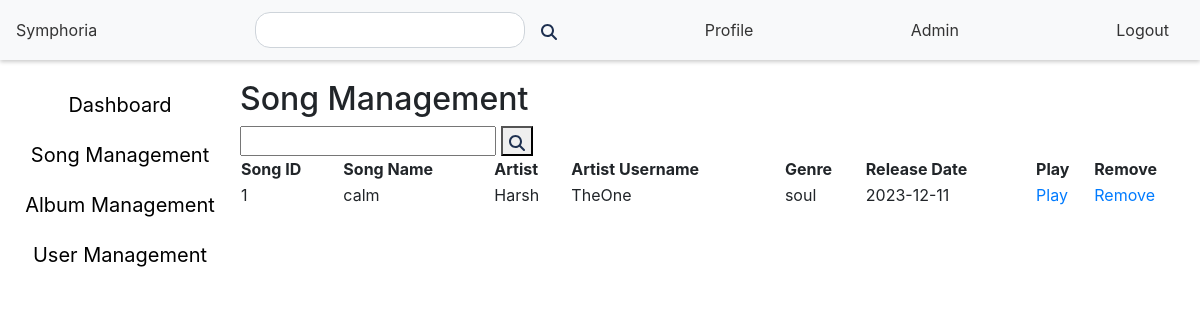
The app's page /admin/song_management (signed in), older data.
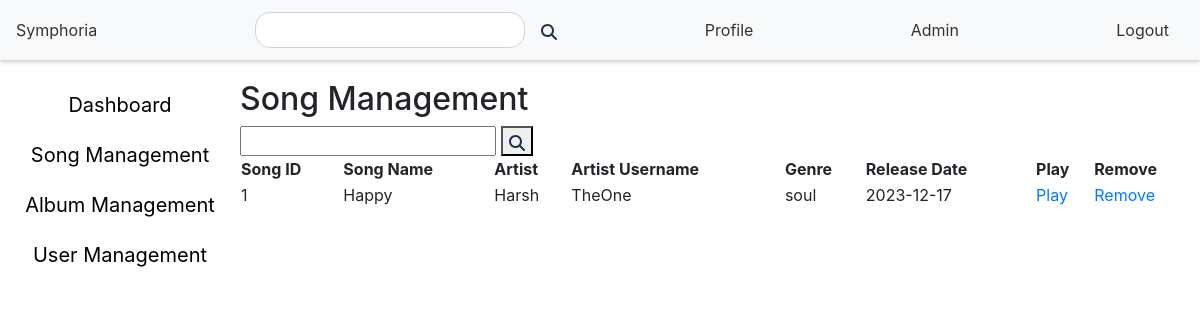
The same page, newer data.
### models.py (models this page shows, shortened)
class Song(db.Model):
    id = db.Column(db.Integer, primary_key=True)
    name = db.Column(db.String(255), nullable=False)
    lyrics = db.Column(db.Text)
    release_date = db.Column(db.Date)
    genre = db.Column(db.String(64))
    flag = db.Column(db.Boolean, default=False)
    thumbnail = db.Column(db.String(255), nullable=False, unique=True)
    music_src = db.Column(db.String(255), nullable=False, unique=True)
    artist_id = db.Column(db.Integer, db.ForeignKey('user.id'), nullable=False)

class User(db.Model):
    id = db.Column(db.Integer, primary_key=True)
    username = db.Column(db.String(32), unique=True, nullable=False)
    passhash = db.Column(db.String(512), nullable=False)
    name = db.Column(db.String(64), nullable=False)
    role = db.Column(db.String(20), nullable=False)
    blacklist = db.Column(db.Boolean, default=False)
    albums = db.relationship('Album', backref='artist', lazy=True)
    songs = db.relationship('Song', backref='artist', lazy=True)
    playlists = db.relationship('Playlist', backref='user', lazy=True)
    admins = db.relationship('Admin', backref='user', lazy=True)
    @property
    def password(self):
        raise AttributeError('Password is not a readable attribute')

### routes.py (the view)
@app.route('/admin/song_management', methods=['GET','POST'])
def song_management():
    if 'user_id' not in session or (Admin.query.filter_by(id=session['user_id']).first() is None):
        flash('Please log in', 'info')
        return redirect(url_for('admin_login'))
    else:
        if request.method == 'POST':
            song_search = request.form.get('song_search')
            session['song_search_admin'] = song_search
            songs = Song.query.filter(Song.name.like(f'%{song_search}%')).all()
            return redirect(url_for('song_management', songs=songs, Admin=Admin))
        else:
            songs = Song.query.all()
            return render_template('song_management.html', songs=songs, Admin=Admin)

### templates/song_management.html (shortened to what this page needs)
{% extends 'layout.html' %}
{% block content %}
    <nav class="navbar">
        <a href="/">Symphoria</a>
        <form action="/search" method="POST">
            {% if session['search'] %}
                <input type="text" name="search" value="{{ session['search'] }}">
            {% else %}
                <input type="text" name="search" value="">
            {% endif %}
            <button type="submit"><img src="{{ url_for('static', filename='magnifying-glass-solid.svg') }}" alt=""></button>
        </form>
        <a href="/profile">Profile</a>
        {% if Admin.query.filter_by(id=session['user_id']).first() %}
            <a href="/admin">Admin</a>
        {% endif %}
        <a href="/logout">Logout</a>
    </nav>
    <div class="content-container">
    <div class="menubar">
        <a href="/admin">Dashboard</a>
        <a href='/admin/song_management'>Song Management</a>
        <a href='/admin/album_management'>Album Management</a>
        <a href="/admin/user_management">User Management</a>
    </div>
    <div class="info">
        <h2>Song Management</h2>
        <form method="POST">
            {% if session['song_search_admin'] %}
                <input type="text" name="song_search" value="{{ session['song_search_admin'] }}">
            {% else %}
                <input type="text" name="song_search" value="">
            {% endif %}
            <button type="submit"><img src="{{ url_for('static', filename='magnifying-glass-solid.svg') }}" alt=""></button>
        </form>
        <table>
            <tr>
                <th>Song ID</th>
                <th>Song Name</th>
                <th>Artist</th>
                <th>Artist Username</th>
                <th>Genre</th>
                <th>Release Date</th>
                <th>Play</th>
                <th>Remove</th>
            </tr>
            {% for song in songs %}
                <tr>
                    <td>{{ song.id }}</td>
                    <td>{{ song.name }}</td>
                    <td>{{ song.artist.name }}</td>
                    <td>{{ song.artist.username }}</td>
                    <td>{{ song.genre }}</td>
                    <td>{{ song.release_date }}</td>
                    <td><a href="/song/{{ song.id }}">Play</a></td>
                    <td><a href="/remove/song/{{ song.id }}">Remove</a></td>
                </tr>
            {% endfor %}
        </table>
    </div>
    </div>
{% endblock %}

Row changes from the older to the newer data that the page shows:
changed Song "soul": name "calm" → "Happy"; release_date "2023-12-11" → "2023-12-17"
